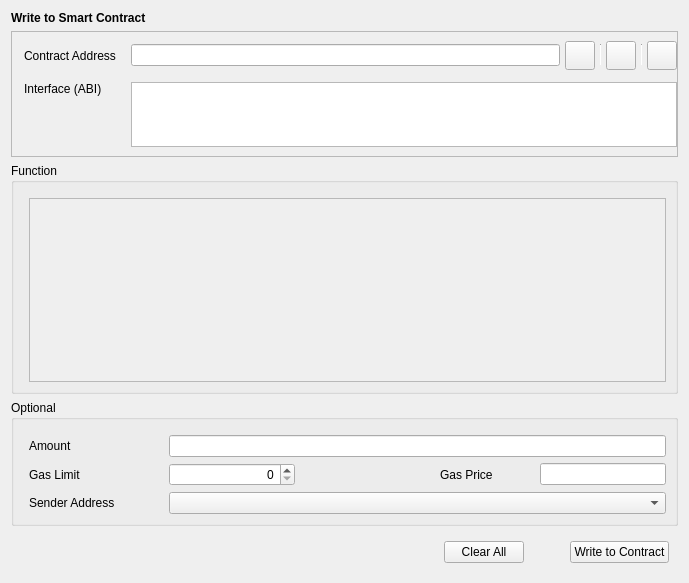
<?xml version="1.0" encoding="UTF-8"?>
<ui version="4.0">
 <class>SendToContract</class>
 <widget class="QWidget" name="SendToContract">
  <property name="geometry">
   <rect>
    <x>0</x>
    <y>0</y>
    <width>689</width>
    <height>583</height>
   </rect>
  </property>
  <property name="windowTitle">
   <string>Form</string>
  </property>
  <layout class="QVBoxLayout" name="verticalLayout">
   <item>
    <widget class="QStackedWidget" name="stackedWidget">
     <property name="currentIndex">
      <number>0</number>
     </property>
     <widget class="QWidget" name="sendContractPage">
      <layout class="QVBoxLayout" name="verticalLayout_4">
       <property name="leftMargin">
        <number>0</number>
       </property>
       <property name="topMargin">
        <number>0</number>
       </property>
       <property name="rightMargin">
        <number>0</number>
       </property>
       <property name="bottomMargin">
        <number>0</number>
       </property>
       <item>
        <widget class="QLabel" name="labelTitle">
         <property name="font">
          <font>
           <weight>75</weight>
           <bold>true</bold>
          </font>
         </property>
         <property name="text">
          <string>Write to Smart Contract</string>
         </property>
        </widget>
       </item>
       <item>
        <widget class="QFrame" name="frameContract">
         <property name="sizePolicy">
          <sizepolicy hsizetype="Preferred" vsizetype="Fixed">
           <horstretch>0</horstretch>
           <verstretch>0</verstretch>
          </sizepolicy>
         </property>
         <property name="frameShape">
          <enum>QFrame::StyledPanel</enum>
         </property>
         <property name="frameShadow">
          <enum>QFrame::Raised</enum>
         </property>
         <layout class="QVBoxLayout" name="verticalLayout_2">
          <property name="leftMargin">
           <number>0</number>
          </property>
          <property name="rightMargin">
           <number>0</number>
          </property>
          <item>
           <layout class="QGridLayout" name="gridLayout">
            <property name="leftMargin">
             <number>12</number>
            </property>
            <property name="horizontalSpacing">
             <number>15</number>
            </property>
            <property name="verticalSpacing">
             <number>12</number>
            </property>
            <item row="0" column="2">
             <layout class="QHBoxLayout" name="horizontalLayout_2">
              <property name="spacing">
               <number>5</number>
              </property>
              <item>
               <widget class="QValidatedLineEdit" name="lineEditContractAddress"/>
              </item>
              <item>
               <widget class="QToolButton" name="loadInfoButton">
                <property name="toolTip">
                 <string>Choose from contract book page</string>
                </property>
                <property name="text">
                 <string/>
                </property>
                <property name="iconSize">
                 <size>
                  <width>22</width>
                  <height>22</height>
                 </size>
                </property>
               </widget>
              </item>
              <item>
               <widget class="Line" name="vLine">
                <property name="maximumSize">
                 <size>
                  <width>1</width>
                  <height>22</height>
                 </size>
                </property>
                <property name="orientation">
                 <enum>Qt::Vertical</enum>
                </property>
               </widget>
              </item>
              <item>
               <widget class="QToolButton" name="pasteAddressButton">
                <property name="toolTip">
                 <string>Paste contract address from clipboard</string>
                </property>
                <property name="text">
                 <string/>
                </property>
                <property name="iconSize">
                 <size>
                  <width>22</width>
                  <height>22</height>
                 </size>
                </property>
               </widget>
              </item>
              <item>
               <widget class="Line" name="vLine2">
                <property name="maximumSize">
                 <size>
                  <width>1</width>
                  <height>22</height>
                 </size>
                </property>
                <property name="orientation">
                 <enum>Qt::Vertical</enum>
                </property>
               </widget>
              </item>
              <item>
               <widget class="QToolButton" name="saveInfoButton">
                <property name="toolTip">
                 <string>Save contract info</string>
                </property>
                <property name="text">
                 <string/>
                </property>
                <property name="iconSize">
                 <size>
                  <width>22</width>
                  <height>22</height>
                 </size>
                </property>
               </widget>
              </item>
             </layout>
            </item>
            <item row="0" column="0">
             <widget class="QLabel" name="labelContractAddress">
              <property name="text">
               <string>Contract Address</string>
              </property>
             </widget>
            </item>
            <item row="1" column="2">
             <widget class="QValidatedTextEdit" name="textEditInterface">
              <property name="sizePolicy">
               <sizepolicy hsizetype="Expanding" vsizetype="Fixed">
                <horstretch>0</horstretch>
                <verstretch>0</verstretch>
               </sizepolicy>
              </property>
              <property name="maximumSize">
               <size>
                <width>16777215</width>
                <height>65</height>
               </size>
              </property>
              <property name="horizontalScrollBarPolicy">
               <enum>Qt::ScrollBarAlwaysOff</enum>
              </property>
             </widget>
            </item>
            <item row="1" column="0" alignment="Qt::AlignTop">
             <widget class="QLabel" name="labelInterface">
              <property name="text">
               <string>Interface (ABI)</string>
              </property>
             </widget>
            </item>
           </layout>
          </item>
         </layout>
        </widget>
       </item>
       <item>
        <widget class="QGroupBox" name="groupBoxFunction">
         <property name="title">
          <string>Function</string>
         </property>
         <layout class="QVBoxLayout" name="verticalLayout_3">
          <property name="leftMargin">
           <number>15</number>
          </property>
          <property name="topMargin">
           <number>15</number>
          </property>
          <property name="bottomMargin">
           <number>9</number>
          </property>
          <item>
           <widget class="QScrollArea" name="scrollAreaFunction">
            <property name="widgetResizable">
             <bool>true</bool>
            </property>
            <widget class="QWidget" name="scrollAreaWidgetContents">
             <property name="geometry">
              <rect>
               <x>0</x>
               <y>0</y>
               <width>639</width>
               <height>182</height>
              </rect>
             </property>
            </widget>
           </widget>
          </item>
         </layout>
        </widget>
       </item>
       <item>
        <widget class="QGroupBox" name="groupBoxOptional">
         <property name="title">
          <string>Optional</string>
         </property>
         <layout class="QGridLayout" name="gridLayout_2">
          <property name="leftMargin">
           <number>15</number>
          </property>
          <property name="topMargin">
           <number>15</number>
          </property>
          <property name="horizontalSpacing">
           <number>10</number>
          </property>
          <property name="verticalSpacing">
           <number>6</number>
          </property>
          <item row="0" column="1" colspan="4">
           <widget class="BitcoinAmountField" name="lineEditAmount"/>
          </item>
          <item row="1" column="0">
           <widget class="QLabel" name="labelGasLimit">
            <property name="sizePolicy">
             <sizepolicy hsizetype="Fixed" vsizetype="Preferred">
              <horstretch>0</horstretch>
              <verstretch>0</verstretch>
             </sizepolicy>
            </property>
            <property name="minimumSize">
             <size>
              <width>130</width>
              <height>0</height>
             </size>
            </property>
            <property name="text">
             <string>Gas Limit</string>
            </property>
           </widget>
          </item>
          <item row="1" column="3">
           <widget class="QLabel" name="labelGasPrice">
            <property name="sizePolicy">
             <sizepolicy hsizetype="Fixed" vsizetype="Preferred">
              <horstretch>0</horstretch>
              <verstretch>0</verstretch>
             </sizepolicy>
            </property>
            <property name="minimumSize">
             <size>
              <width>90</width>
              <height>0</height>
             </size>
            </property>
            <property name="text">
             <string>Gas Price</string>
            </property>
           </widget>
          </item>
          <item row="3" column="1" colspan="4">
           <widget class="AddressField" name="lineEditSenderAddress">
            <property name="minimumSize">
             <size>
              <width>370</width>
              <height>0</height>
             </size>
            </property>
           </widget>
          </item>
          <item row="0" column="0">
           <widget class="QLabel" name="labelAmount">
            <property name="sizePolicy">
             <sizepolicy hsizetype="Fixed" vsizetype="Preferred">
              <horstretch>0</horstretch>
              <verstretch>0</verstretch>
             </sizepolicy>
            </property>
            <property name="minimumSize">
             <size>
              <width>130</width>
              <height>0</height>
             </size>
            </property>
            <property name="text">
             <string>Amount</string>
            </property>
           </widget>
          </item>
          <item row="1" column="4">
           <widget class="BitcoinAmountField" name="lineEditGasPrice"/>
          </item>
          <item row="3" column="0">
           <widget class="QLabel" name="labelSenderAddress">
            <property name="sizePolicy">
             <sizepolicy hsizetype="Fixed" vsizetype="Preferred">
              <horstretch>0</horstretch>
              <verstretch>0</verstretch>
             </sizepolicy>
            </property>
            <property name="minimumSize">
             <size>
              <width>130</width>
              <height>0</height>
             </size>
            </property>
            <property name="text">
             <string>Sender Address</string>
            </property>
           </widget>
          </item>
          <item row="1" column="1">
           <widget class="QSpinBox" name="lineEditGasLimit">
            <property name="sizePolicy">
             <sizepolicy hsizetype="Expanding" vsizetype="Fixed">
              <horstretch>0</horstretch>
              <verstretch>0</verstretch>
             </sizepolicy>
            </property>
            <property name="alignment">
             <set>Qt::AlignRight|Qt::AlignTrailing|Qt::AlignVCenter</set>
            </property>
           </widget>
          </item>
          <item row="1" column="2">
           <spacer name="horizontalSpacer_2">
            <property name="orientation">
             <enum>Qt::Horizontal</enum>
            </property>
            <property name="sizeHint" stdset="0">
             <size>
              <width>60</width>
              <height>20</height>
             </size>
            </property>
           </spacer>
          </item>
         </layout>
        </widget>
       </item>
      </layout>
     </widget>
    </widget>
   </item>
   <item>
    <layout class="QHBoxLayout" name="horizontalLayout">
     <property name="leftMargin">
      <number>9</number>
     </property>
     <property name="topMargin">
      <number>9</number>
     </property>
     <property name="rightMargin">
      <number>9</number>
     </property>
     <property name="bottomMargin">
      <number>9</number>
     </property>
     <item>
      <spacer name="horizontalSpacer">
       <property name="orientation">
        <enum>Qt::Horizontal</enum>
       </property>
       <property name="sizeType">
        <enum>QSizePolicy::Expanding</enum>
       </property>
       <property name="sizeHint" stdset="0">
        <size>
         <width>40</width>
         <height>20</height>
        </size>
       </property>
      </spacer>
     </item>
     <item>
      <widget class="QPushButton" name="pushButtonClearAll">
       <property name="text">
        <string>Clear All</string>
       </property>
      </widget>
     </item>
     <item>
      <spacer name="horizontalSpacer_3">
       <property name="orientation">
        <enum>Qt::Horizontal</enum>
       </property>
       <property name="sizeType">
        <enum>QSizePolicy::Fixed</enum>
       </property>
       <property name="sizeHint" stdset="0">
        <size>
         <width>40</width>
         <height>20</height>
        </size>
       </property>
      </spacer>
     </item>
     <item>
      <widget class="QPushButton" name="pushButtonSendToContract">
       <property name="text">
        <string>Write to Contract</string>
       </property>
      </widget>
     </item>
    </layout>
   </item>
  </layout>
 </widget>
 <customwidgets>
  <customwidget>
   <class>QValidatedLineEdit</class>
   <extends>QLineEdit</extends>
   <header>../qvalidatedlineedit.h</header>
  </customwidget>
  <customwidget>
   <class>BitcoinAmountField</class>
   <extends>QLineEdit</extends>
   <header>../bitcoinamountfield.h</header>
   <container>1</container>
  </customwidget>
  <customwidget>
   <class>QValidatedTextEdit</class>
   <extends>QTextEdit</extends>
   <header>../qvalidatedtextedit.h</header>
  </customwidget>
  <customwidget>
   <class>AddressField</class>
   <extends>QComboBox</extends>
   <header>../addressfield.h</header>
  </customwidget>
 </customwidgets>
 <resources/>
 <connections/>
</ui>
